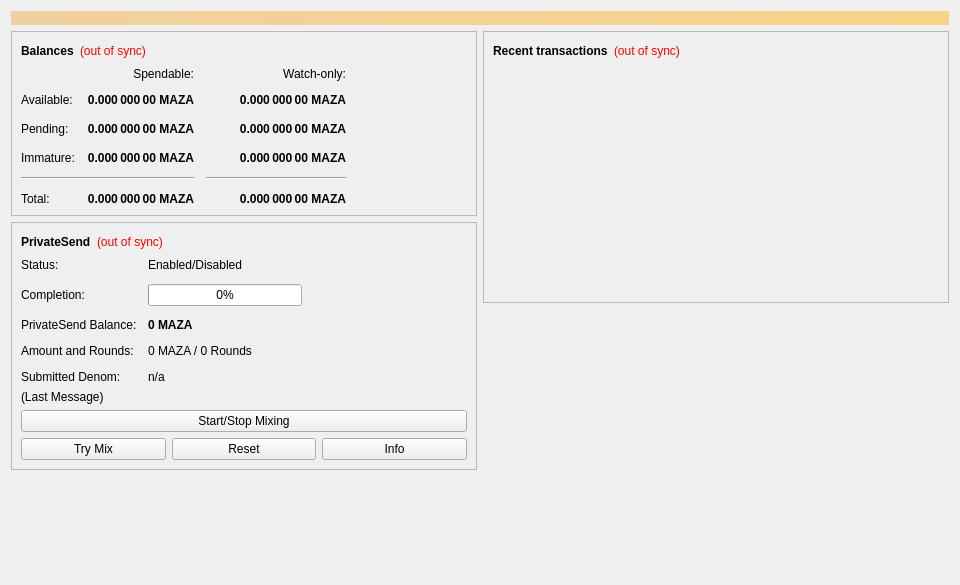
<?xml version="1.0" encoding="UTF-8"?>
<ui version="4.0">
 <class>OverviewPage</class>
 <widget class="QWidget" name="OverviewPage">
  <property name="geometry">
   <rect>
    <x>0</x>
    <y>0</y>
    <width>960</width>
    <height>585</height>
   </rect>
  </property>
  <property name="minimumSize">
   <size>
    <width>960</width>
    <height>0</height>
   </size>
  </property>
  <property name="windowTitle">
   <string>Form</string>
  </property>
  <layout class="QVBoxLayout" name="topLayout">
   <item>
    <widget class="QLabel" name="labelAlerts">
     <property name="visible">
      <bool>false</bool>
     </property>
     <property name="styleSheet">
      <string notr="true">QLabel { background-color: qlineargradient(x1: 0, y1: 0, x2: 1, y2: 0, stop:0 #F0D0A0, stop:1 #F8D488); color:#000000; }</string>
     </property>
     <property name="wordWrap">
      <bool>true</bool>
     </property>
     <property name="margin">
      <number>3</number>
     </property>
     <property name="textInteractionFlags">
      <set>Qt::TextSelectableByMouse</set>
     </property>
    </widget>
   </item>
   <item>
    <layout class="QHBoxLayout" name="horizontalLayout" stretch="1,1">
     <item>
      <layout class="QVBoxLayout" name="verticalLayout_2">
       <item>
        <widget class="QFrame" name="frame">
         <property name="frameShape">
          <enum>QFrame::StyledPanel</enum>
         </property>
         <property name="frameShadow">
          <enum>QFrame::Raised</enum>
         </property>
         <layout class="QVBoxLayout" name="verticalLayout_4">
          <item>
           <layout class="QHBoxLayout" name="horizontalLayout_4">
            <item>
             <widget class="QLabel" name="label_5">
              <property name="font">
               <font>
                <weight>75</weight>
                <bold>true</bold>
               </font>
              </property>
              <property name="text">
               <string>Balances</string>
              </property>
             </widget>
            </item>
            <item>
             <widget class="QLabel" name="labelWalletStatus">
              <property name="toolTip">
               <string>The displayed information may be out of date. Your wallet automatically synchronizes with the Maza network after a connection is established, but this process has not completed yet.</string>
              </property>
              <property name="styleSheet">
               <string notr="true">QLabel { color: red; }</string>
              </property>
              <property name="text">
               <string notr="true">(out of sync)</string>
              </property>
              <property name="alignment">
               <set>Qt::AlignLeading|Qt::AlignLeft|Qt::AlignVCenter</set>
              </property>
             </widget>
            </item>
            <item>
             <spacer name="horizontalSpacer_3">
              <property name="orientation">
               <enum>Qt::Horizontal</enum>
              </property>
              <property name="sizeHint" stdset="0">
               <size>
                <width>40</width>
                <height>20</height>
               </size>
              </property>
             </spacer>
            </item>
           </layout>
          </item>
          <item>
           <layout class="QGridLayout" name="gridLayout">
            <property name="spacing">
             <number>12</number>
            </property>
            <item row="2" column="2">
             <widget class="QLabel" name="labelWatchPending">
              <property name="font">
               <font>
                <weight>75</weight>
                <bold>true</bold>
               </font>
              </property>
              <property name="cursor">
               <cursorShape>IBeamCursor</cursorShape>
              </property>
              <property name="toolTip">
               <string>Unconfirmed transactions to watch-only addresses</string>
              </property>
              <property name="text">
               <string notr="true">0.000 000 00 MAZA</string>
              </property>
              <property name="alignment">
               <set>Qt::AlignRight|Qt::AlignTrailing|Qt::AlignVCenter</set>
              </property>
              <property name="textInteractionFlags">
               <set>Qt::LinksAccessibleByMouse|Qt::TextSelectableByKeyboard|Qt::TextSelectableByMouse</set>
              </property>
             </widget>
            </item>
            <item row="2" column="1">
             <widget class="QLabel" name="labelUnconfirmed">
              <property name="font">
               <font>
                <weight>75</weight>
                <bold>true</bold>
               </font>
              </property>
              <property name="cursor">
               <cursorShape>IBeamCursor</cursorShape>
              </property>
              <property name="toolTip">
               <string>Total of transactions that have yet to be confirmed, and do not yet count toward the spendable balance</string>
              </property>
              <property name="text">
               <string notr="true">0.000 000 00 MAZA</string>
              </property>
              <property name="alignment">
               <set>Qt::AlignRight|Qt::AlignTrailing|Qt::AlignVCenter</set>
              </property>
              <property name="textInteractionFlags">
               <set>Qt::LinksAccessibleByMouse|Qt::TextSelectableByKeyboard|Qt::TextSelectableByMouse</set>
              </property>
             </widget>
            </item>
            <item row="3" column="2">
             <widget class="QLabel" name="labelWatchImmature">
              <property name="font">
               <font>
                <weight>75</weight>
                <bold>true</bold>
               </font>
              </property>
              <property name="cursor">
               <cursorShape>IBeamCursor</cursorShape>
              </property>
              <property name="toolTip">
               <string>Mined balance in watch-only addresses that has not yet matured</string>
              </property>
              <property name="text">
               <string notr="true">0.000 000 00 MAZA</string>
              </property>
              <property name="alignment">
               <set>Qt::AlignRight|Qt::AlignTrailing|Qt::AlignVCenter</set>
              </property>
              <property name="textInteractionFlags">
               <set>Qt::LinksAccessibleByMouse|Qt::TextSelectableByKeyboard|Qt::TextSelectableByMouse</set>
              </property>
             </widget>
            </item>
            <item row="4" column="0" colspan="2">
             <widget class="Line" name="lineSpendableBalance">
              <property name="orientation">
               <enum>Qt::Horizontal</enum>
              </property>
             </widget>
            </item>
            <item row="4" column="2">
             <widget class="Line" name="lineWatchBalance">
              <property name="sizePolicy">
               <sizepolicy hsizetype="Preferred" vsizetype="Fixed">
                <horstretch>0</horstretch>
                <verstretch>0</verstretch>
               </sizepolicy>
              </property>
              <property name="minimumSize">
               <size>
                <width>140</width>
                <height>0</height>
               </size>
              </property>
              <property name="orientation">
               <enum>Qt::Horizontal</enum>
              </property>
             </widget>
            </item>
            <item row="5" column="0">
             <widget class="QLabel" name="labelTotalText">
              <property name="text">
               <string>Total:</string>
              </property>
             </widget>
            </item>
            <item row="3" column="1">
             <widget class="QLabel" name="labelImmature">
              <property name="font">
               <font>
                <weight>75</weight>
                <bold>true</bold>
               </font>
              </property>
              <property name="cursor">
               <cursorShape>IBeamCursor</cursorShape>
              </property>
              <property name="toolTip">
               <string>Mined balance that has not yet matured</string>
              </property>
              <property name="text">
               <string notr="true">0.000 000 00 MAZA</string>
              </property>
              <property name="alignment">
               <set>Qt::AlignRight|Qt::AlignTrailing|Qt::AlignVCenter</set>
              </property>
              <property name="textInteractionFlags">
               <set>Qt::LinksAccessibleByMouse|Qt::TextSelectableByKeyboard|Qt::TextSelectableByMouse</set>
              </property>
             </widget>
            </item>
            <item row="2" column="3">
             <spacer name="horizontalSpacer_2">
              <property name="orientation">
               <enum>Qt::Horizontal</enum>
              </property>
              <property name="sizeHint" stdset="0">
               <size>
                <width>40</width>
                <height>20</height>
               </size>
              </property>
             </spacer>
            </item>
            <item row="3" column="0">
             <widget class="QLabel" name="labelImmatureText">
              <property name="text">
               <string>Immature:</string>
              </property>
             </widget>
            </item>
            <item row="5" column="1">
             <widget class="QLabel" name="labelTotal">
              <property name="font">
               <font>
                <weight>75</weight>
                <bold>true</bold>
               </font>
              </property>
              <property name="cursor">
               <cursorShape>IBeamCursor</cursorShape>
              </property>
              <property name="toolTip">
               <string>Your current total balance</string>
              </property>
              <property name="text">
               <string notr="true">0.000 000 00 MAZA</string>
              </property>
              <property name="alignment">
               <set>Qt::AlignRight|Qt::AlignTrailing|Qt::AlignVCenter</set>
              </property>
              <property name="textInteractionFlags">
               <set>Qt::LinksAccessibleByMouse|Qt::TextSelectableByKeyboard|Qt::TextSelectableByMouse</set>
              </property>
             </widget>
            </item>
            <item row="5" column="2">
             <widget class="QLabel" name="labelWatchTotal">
              <property name="font">
               <font>
                <weight>75</weight>
                <bold>true</bold>
               </font>
              </property>
              <property name="cursor">
               <cursorShape>IBeamCursor</cursorShape>
              </property>
              <property name="toolTip">
               <string>Current total balance in watch-only addresses</string>
              </property>
              <property name="text">
               <string notr="true">0.000 000 00 MAZA</string>
              </property>
              <property name="alignment">
               <set>Qt::AlignRight|Qt::AlignTrailing|Qt::AlignVCenter</set>
              </property>
              <property name="textInteractionFlags">
               <set>Qt::LinksAccessibleByMouse|Qt::TextSelectableByKeyboard|Qt::TextSelectableByMouse</set>
              </property>
             </widget>
            </item>
            <item row="0" column="2">
             <widget class="QLabel" name="labelWatchonly">
              <property name="text">
               <string>Watch-only:</string>
              </property>
              <property name="alignment">
               <set>Qt::AlignRight|Qt::AlignTrailing|Qt::AlignVCenter</set>
              </property>
             </widget>
            </item>
            <item row="1" column="0">
             <widget class="QLabel" name="labelBalanceText">
              <property name="text">
               <string>Available:</string>
              </property>
             </widget>
            </item>
            <item row="1" column="1">
             <widget class="QLabel" name="labelBalance">
              <property name="font">
               <font>
                <weight>75</weight>
                <bold>true</bold>
               </font>
              </property>
              <property name="cursor">
               <cursorShape>IBeamCursor</cursorShape>
              </property>
              <property name="toolTip">
               <string>Your current spendable balance</string>
              </property>
              <property name="text">
               <string notr="true">0.000 000 00 MAZA</string>
              </property>
              <property name="alignment">
               <set>Qt::AlignRight|Qt::AlignTrailing|Qt::AlignVCenter</set>
              </property>
              <property name="textInteractionFlags">
               <set>Qt::LinksAccessibleByMouse|Qt::TextSelectableByKeyboard|Qt::TextSelectableByMouse</set>
              </property>
             </widget>
            </item>
            <item row="1" column="2">
             <widget class="QLabel" name="labelWatchAvailable">
              <property name="font">
               <font>
                <weight>75</weight>
                <bold>true</bold>
               </font>
              </property>
              <property name="cursor">
               <cursorShape>IBeamCursor</cursorShape>
              </property>
              <property name="toolTip">
               <string>Your current balance in watch-only addresses</string>
              </property>
              <property name="text">
               <string notr="true">0.000 000 00 MAZA</string>
              </property>
              <property name="alignment">
               <set>Qt::AlignRight|Qt::AlignTrailing|Qt::AlignVCenter</set>
              </property>
              <property name="textInteractionFlags">
               <set>Qt::LinksAccessibleByMouse|Qt::TextSelectableByKeyboard|Qt::TextSelectableByMouse</set>
              </property>
             </widget>
            </item>
            <item row="2" column="0">
             <widget class="QLabel" name="labelPendingText">
              <property name="text">
               <string>Pending:</string>
              </property>
             </widget>
            </item>
            <item row="0" column="1">
             <widget class="QLabel" name="labelSpendable">
              <property name="text">
               <string>Spendable:</string>
              </property>
              <property name="alignment">
               <set>Qt::AlignRight|Qt::AlignTrailing|Qt::AlignVCenter</set>
              </property>
             </widget>
            </item>
           </layout>
          </item>
         </layout>
        </widget>
       </item>
       <item>
        <widget class="QFrame" name="framePrivateSend">
         <property name="layoutDirection">
          <enum>Qt::LeftToRight</enum>
         </property>
         <property name="frameShape">
          <enum>QFrame::StyledPanel</enum>
         </property>
         <property name="frameShadow">
          <enum>QFrame::Raised</enum>
         </property>
         <layout class="QVBoxLayout" name="VerticalLayout_PS1">
          <item>
           <layout class="QHBoxLayout" name="horizontalLayout_5">
            <item>
             <widget class="QLabel" name="labelPrivateSendHeader">
              <property name="font">
               <font>
                <weight>75</weight>
                <bold>true</bold>
               </font>
              </property>
              <property name="text">
               <string>PrivateSend</string>
              </property>
             </widget>
            </item>
            <item>
             <widget class="QLabel" name="labelPrivateSendSyncStatus">
              <property name="toolTip">
               <string>The displayed information may be out of date. Your wallet automatically synchronizes with the Maza network after a connection is established, but this process has not completed yet.</string>
              </property>
              <property name="styleSheet">
               <string notr="true">QLabel { color: red; }</string>
              </property>
              <property name="text">
               <string notr="true">(out of sync)</string>
              </property>
              <property name="alignment">
               <set>Qt::AlignLeading|Qt::AlignLeft|Qt::AlignVCenter</set>
              </property>
             </widget>
            </item>
            <item>
             <spacer name="horizontalSpacer_4">
              <property name="orientation">
               <enum>Qt::Horizontal</enum>
              </property>
              <property name="sizeHint" stdset="0">
               <size>
                <width>40</width>
                <height>20</height>
               </size>
              </property>
             </spacer>
            </item>
           </layout>
          </item>
          <item>
           <layout class="QFormLayout" name="privateSendFormLayout">
            <property name="fieldGrowthPolicy">
             <enum>QFormLayout::AllNonFixedFieldsGrow</enum>
            </property>
            <property name="horizontalSpacing">
             <number>11</number>
            </property>
            <property name="verticalSpacing">
             <number>12</number>
            </property>
            <item row="0" column="0">
             <widget class="QLabel" name="labelPrivateSendEnabledText">
              <property name="text">
               <string>Status:</string>
              </property>
             </widget>
            </item>
            <item row="0" column="1">
             <widget class="QLabel" name="labelPrivateSendEnabled">
              <property name="text">
               <string>Enabled/Disabled</string>
              </property>
             </widget>
            </item>
            <item row="1" column="0">
             <widget class="QLabel" name="labelCompletitionText">
              <property name="text">
               <string>Completion:</string>
              </property>
             </widget>
            </item>
            <item row="1" column="1">
             <widget class="QProgressBar" name="privateSendProgress">
              <property name="maximumSize">
               <size>
                <width>154</width>
                <height>16777215</height>
               </size>
              </property>
              <property name="value">
               <number>0</number>
              </property>
             </widget>
            </item>
            <item row="2" column="0">
             <widget class="QLabel" name="labelAnonymizedText">
              <property name="text">
               <string>PrivateSend Balance:</string>
              </property>
             </widget>
            </item>
            <item row="2" column="1">
             <widget class="QLabel" name="labelAnonymized">
              <property name="font">
               <font>
                <weight>75</weight>
                <bold>true</bold>
               </font>
              </property>
              <property name="text">
               <string notr="true">0 MAZA</string>
              </property>
             </widget>
            </item>
            <item row="3" column="0">
             <widget class="QLabel" name="labelAmountAndRoundsText">
              <property name="text">
               <string>Amount and Rounds:</string>
              </property>
             </widget>
            </item>
            <item row="3" column="1">
             <widget class="QLabel" name="labelAmountRounds">
              <property name="text">
               <string>0 MAZA / 0 Rounds</string>
              </property>
             </widget>
            </item>
            <item row="4" column="0">
             <widget class="QLabel" name="labelSubmittedDenomText">
              <property name="text">
               <string>Submitted Denom:</string>
              </property>
             </widget>
            </item>
            <item row="4" column="1">
             <widget class="QLabel" name="labelSubmittedDenom">
              <property name="toolTip">
               <string>The denominations you submitted to the Masternode.&lt;br&gt;To mix, other users must submit the exact same denominations.</string>
              </property>
              <property name="text">
               <string>n/a</string>
              </property>
             </widget>
            </item>
           </layout>
          </item>
          <item>
           <layout class="QVBoxLayout" name="VerticalLayout_PS">
            <item>
             <widget class="QLabel" name="labelPrivateSendLastMessage">
              <property name="text">
               <string>(Last Message)</string>
              </property>
              <property name="alignment">
               <set>Qt::AlignLeading|Qt::AlignLeft|Qt::AlignTop</set>
              </property>
              <property name="wordWrap">
               <bool>true</bool>
              </property>
             </widget>
            </item>
            <item>
             <widget class="QPushButton" name="togglePrivateSend">
              <property name="sizePolicy">
               <sizepolicy hsizetype="MinimumExpanding" vsizetype="Fixed">
                <horstretch>0</horstretch>
                <verstretch>0</verstretch>
               </sizepolicy>
              </property>
              <property name="text">
               <string>Start/Stop Mixing</string>
              </property>
             </widget>
            </item>
            <item>
             <layout class="QHBoxLayout" name="horizontalLayout_debugbuttons">
              <item>
               <widget class="QPushButton" name="privateSendAuto">
                <property name="sizePolicy">
                 <sizepolicy hsizetype="MinimumExpanding" vsizetype="Fixed">
                  <horstretch>0</horstretch>
                  <verstretch>0</verstretch>
                 </sizepolicy>
                </property>
                <property name="toolTip">
                 <string>Try to manually submit a PrivateSend request.</string>
                </property>
                <property name="text">
                 <string>Try Mix</string>
                </property>
               </widget>
              </item>
              <item>
               <widget class="QPushButton" name="privateSendReset">
                <property name="sizePolicy">
                 <sizepolicy hsizetype="MinimumExpanding" vsizetype="Fixed">
                  <horstretch>0</horstretch>
                  <verstretch>0</verstretch>
                 </sizepolicy>
                </property>
                <property name="toolTip">
                 <string>Reset the current status of PrivateSend (can interrupt PrivateSend if it's in the process of Mixing, which can cost you money!)</string>
                </property>
                <property name="autoFillBackground">
                 <bool>false</bool>
                </property>
                <property name="text">
                 <string>Reset</string>
                </property>
               </widget>
              </item>
              <item>
               <widget class="QPushButton" name="privateSendInfo">
                <property name="sizePolicy">
                 <sizepolicy hsizetype="MinimumExpanding" vsizetype="Fixed">
                  <horstretch>0</horstretch>
                  <verstretch>0</verstretch>
                 </sizepolicy>
                </property>
                <property name="toolTip">
                 <string>Information about PrivateSend and Mixing</string>
                </property>
                <property name="text">
                 <string>Info</string>
                </property>
               </widget>
              </item>
             </layout>
            </item>
           </layout>
          </item>
         </layout>
        </widget>
       </item>
       <item>
        <spacer name="verticalSpacer">
         <property name="orientation">
          <enum>Qt::Vertical</enum>
         </property>
         <property name="sizeHint" stdset="0">
          <size>
           <width>20</width>
           <height>40</height>
          </size>
         </property>
        </spacer>
       </item>
      </layout>
     </item>
     <item>
      <layout class="QVBoxLayout" name="verticalLayout_3">
       <item>
        <widget class="QFrame" name="frame_2">
         <property name="frameShape">
          <enum>QFrame::StyledPanel</enum>
         </property>
         <property name="frameShadow">
          <enum>QFrame::Raised</enum>
         </property>
         <layout class="QVBoxLayout" name="verticalLayout">
          <item>
           <layout class="QHBoxLayout" name="horizontalLayout_2">
            <item>
             <widget class="QLabel" name="label_4">
              <property name="font">
               <font>
                <weight>75</weight>
                <bold>true</bold>
               </font>
              </property>
              <property name="text">
               <string>Recent transactions</string>
              </property>
             </widget>
            </item>
            <item>
             <widget class="QLabel" name="labelTransactionsStatus">
              <property name="toolTip">
               <string>The displayed information may be out of date. Your wallet automatically synchronizes with the Maza network after a connection is established, but this process has not completed yet.</string>
              </property>
              <property name="styleSheet">
               <string notr="true">QLabel { color: red; }</string>
              </property>
              <property name="text">
               <string notr="true">(out of sync)</string>
              </property>
              <property name="alignment">
               <set>Qt::AlignLeading|Qt::AlignLeft|Qt::AlignVCenter</set>
              </property>
             </widget>
            </item>
            <item>
             <spacer name="horizontalSpacer">
              <property name="orientation">
               <enum>Qt::Horizontal</enum>
              </property>
              <property name="sizeHint" stdset="0">
               <size>
                <width>40</width>
                <height>20</height>
               </size>
              </property>
             </spacer>
            </item>
           </layout>
          </item>
          <item>
           <widget class="QListView" name="listTransactions">
            <property name="styleSheet">
             <string notr="true">QListView { background: transparent; }</string>
            </property>
            <property name="frameShape">
             <enum>QFrame::NoFrame</enum>
            </property>
            <property name="verticalScrollBarPolicy">
             <enum>Qt::ScrollBarAlwaysOff</enum>
            </property>
            <property name="horizontalScrollBarPolicy">
             <enum>Qt::ScrollBarAlwaysOff</enum>
            </property>
            <property name="selectionMode">
             <enum>QAbstractItemView::NoSelection</enum>
            </property>
           </widget>
          </item>
         </layout>
        </widget>
       </item>
       <item>
        <spacer name="verticalSpacer_2">
         <property name="orientation">
          <enum>Qt::Vertical</enum>
         </property>
         <property name="sizeHint" stdset="0">
          <size>
           <width>20</width>
           <height>40</height>
          </size>
         </property>
        </spacer>
       </item>
      </layout>
     </item>
    </layout>
   </item>
  </layout>
 </widget>
 <resources/>
 <connections/>
</ui>
